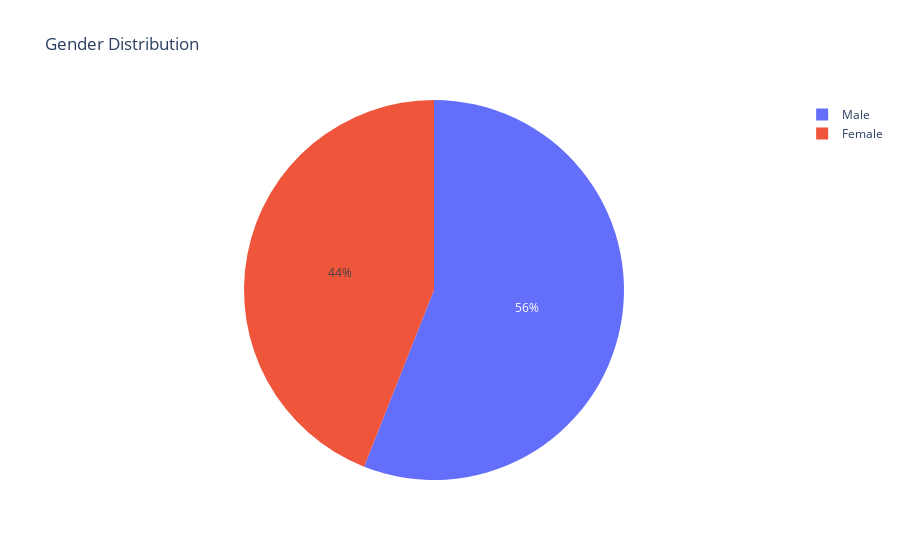

The notebook cell this image was saved under:
### Code cell
values = customer_data['Gender'].value_counts()
names = customer_data['Gender'].unique().tolist()

fig = px.pie(customer_data,values=values,names=names,title = 'Gender Distribution')
fig.show()

### Figure 1 — Plotly figure (JSON) as saved in the notebook; plotly's stock layout.template omitted (floating-point values rounded to 4 significant figures)
{"data": [{"domain": {"x": [0, 1], "y": [0, 1]}, "hovertemplate": "label=%{label}<br>value=%{value}<extra></extra>", "labels": ["Male", "Female"], "legendgroup": "", "name": "", "showlegend": true, "type": "pie", "values": [112, 88]}], "layout": {"legend": {"tracegroupgap": 0}, "title": {"text": "Gender Distribution"}}}
